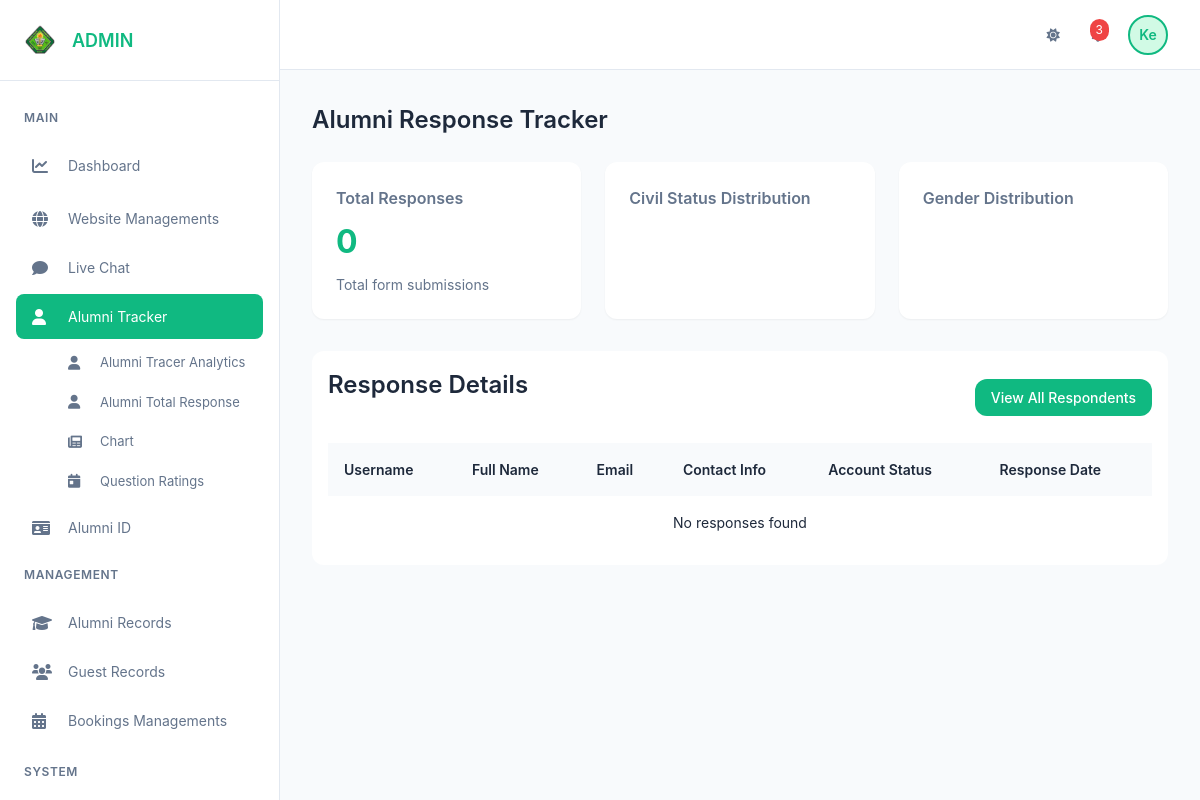
Page /Dashboard.php?section=Alumni-tracker (signed in) on the earlier database version.
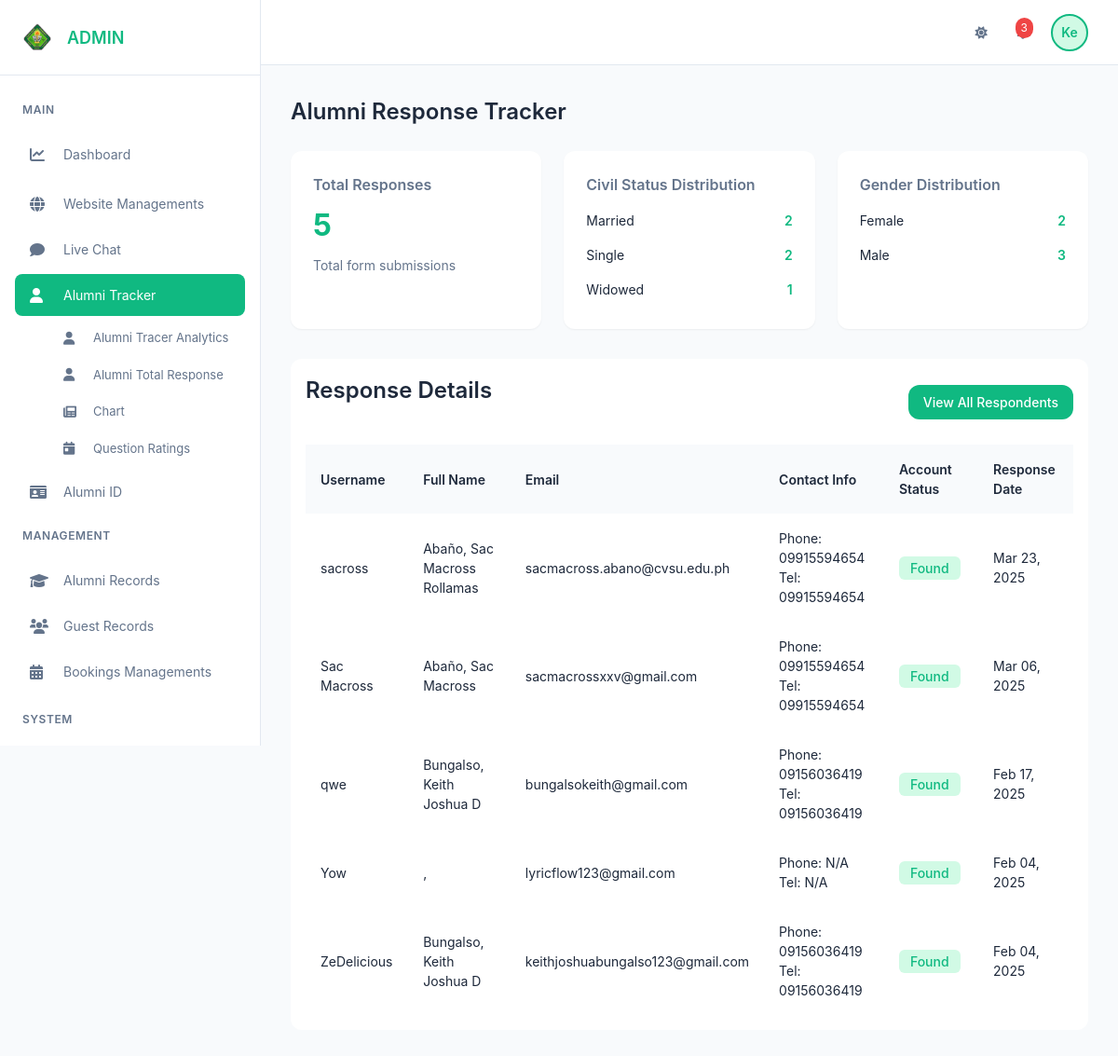
Same page on the later database version.
### tables this page shows
CREATE TABLE `personal_info` (
  `id` int(11) NOT NULL,
  `user_id` int(11) NOT NULL,
  `civil_status` varchar(20) DEFAULT NULL,
  `sex` varchar(10) DEFAULT NULL,
  `birthday` date DEFAULT NULL,
  `course` varchar(100) DEFAULT NULL,
  `campus` varchar(100) DEFAULT NULL,
  `residence` varchar(100) DEFAULT NULL,
  `created_at` timestamp NOT NULL DEFAULT current_timestamp()
);

CREATE TABLE `users` (
  `id` int(11) NOT NULL,
  `username` varchar(50) NOT NULL,
  `email` varchar(100) NOT NULL,
  `password` varchar(255) NOT NULL,
  `created_at` timestamp NOT NULL DEFAULT current_timestamp(),
  `first_login` tinyint(1) DEFAULT 1,
  `session_token` varchar(255) DEFAULT NULL,
  `two_factor_auth` tinyint(1) DEFAULT 0
);

CREATE TABLE `user` (
  `id` int(11) NOT NULL,
  `user_id` int(11) NOT NULL,
  `alumni_id_card_no` varchar(50) DEFAULT NULL,
  `first_name` varchar(100) DEFAULT NULL,
  `last_name` varchar(100) DEFAULT NULL,
  `middle_name` varchar(100) DEFAULT NULL,
  `position` varchar(100) DEFAULT NULL,
  `address` text DEFAULT NULL,
  `telephone` varchar(20) DEFAULT NULL,
  `phone_number` varchar(20) DEFAULT NULL,
  `second_address` text DEFAULT NULL,
  `accompanying_persons` text DEFAULT NULL,
  `user_status` varchar(50) DEFAULT NULL,
  `verified` tinyint(1) DEFAULT 0
);

### admin/alumni-tracer/alumni-tracker.php (the view, shortened to what this page needs)
<?php
require_once 'main_db.php';
$totalQuery = "SELECT COUNT(*) as total FROM personal_info";
$totalResult = $mysqli->query($totalQuery);
$totalRow = $totalResult->fetch_assoc();
$totalResponses = $totalRow['total'];
$civilStatusQuery = "SELECT
    COALESCE(civil_status, 'Not Specified') as civil_status,
    COUNT(*) as count
FROM personal_info
GROUP BY civil_status";
$civilStatusResult = $mysqli->query($civilStatusQuery);
$civilStatusData = [];
while($row = $civilStatusResult->fetch_assoc()) {
    $civilStatusData[] = $row;
}
$sexQuery = "SELECT
    COALESCE(sex, 'Not Specified') as sex,
    COUNT(*) as count
FROM personal_info
GROUP BY sex";
$sexResult = $mysqli->query($sexQuery);
$sexData = [];
while($row = $sexResult->fetch_assoc()) {
    $sexData[] = $row;
}
$userQuery = "SELECT
    pi.*,
    u.first_name,
    u.last_name,
    u.middle_name,
    u.position,
    u.address as user_address,
    u.telephone as user_telephone,
    u.phone_number,
    u.second_address,
    u.user_status,
    u.verified,
    us.email,
    us.username,
    us.created_at as account_created,
    'Yes' as has_responded,
    pi.created_at as response_date,
    CASE
        WHEN us.id IS NULL THEN 'No matching account'
        ELSE 'Found'
    END as user_record_status
FROM personal_info pi
LEFT JOIN users us ON pi.user_id = us.id
LEFT JOIN user u ON us.id = u.user_id
ORDER BY pi.created_at DESC";
$userResult = $mysqli->query($userQuery);
$userDetails = [];
while($row = $userResult->fetch_assoc()) {
    $userDetails[] = $row;
}
?>
<!DOCTYPE html>
<html lang="en">
<head>
</head>
<body>
    <div class="container">
        <h1 class="section-title">Alumni Response Tracker</h1>
        <div class="stats-grid">
            <div class="stats-card">
                <h3>Total Responses</h3>
                <div class="stats-number"><?php echo $totalResponses; ?></div>
                <p class="stats-label">Total form submissions</p>
            </div>
            <div class="stats-card">
                <h3>Civil Status Distribution</h3>
                <ul class="distribution-list">
                    <?php foreach($civilStatusData as $status): ?>
                    <li>
                        <span><?php echo ucfirst($status['civil_status']); ?></span>
                        <span><?php echo $status['count']; ?></span>
                    </li>
                    <?php endforeach; ?>
                </ul>
            </div>
            <div class="stats-card">
                <h3>Gender Distribution</h3>
                <ul class="distribution-list">
                    <?php foreach($sexData as $gender): ?>
                    <li>
                        <span><?php echo ucfirst($gender['sex']); ?></span>
                        <span><?php echo $gender['count']; ?></span>
                    </li>
                    <?php endforeach; ?>
                </ul>
            </div>
        </div>
        <div class="table-container">
        <div class="section-header">
            <h2 class="section-title">Response Details</h2>
            <a href="?section=all-response" class="view-all-btn">View All Respondents</a>
        </div>
            <table class="responses-table">
                <thead>
                    <tr>
                        <th>Username</th>
                        <th>Full Name</th>
                        <th>Email</th>
                        <th>Contact Info</th>
                        <th>Account Status</th>
                        <th>Response Date</th>
                    </tr>
                </thead>
                <tbody>
                    <?php if(empty($userDetails)): ?>
                    <tr>
                        <td colspan="9" style="text-align: center;">No responses found</td>
                    </tr>
                    <?php else: ?>
                        <?php foreach($userDetails as $user): ?>
                        <tr>
                            <td>
                                <?php
                                    if ($user['user_record_status'] === 'No matching account') {
                                        echo '<span class="no-match">No account (ID: ' . htmlspecialchars($user['user_id']) . ')</span>';
                                    } else {
                                        echo htmlspecialchars($user['username'] ?? 'N/A');
                                    }
                                ?>
                            </td>
                            <td>
                                <?php
                                    $firstName = $user['first_name'] ?? '';
                                    $middleName = $user['middle_name'] ?? '';
                                    $lastName = $user['last_name'] ?? '';
                                    $fullName = trim("$lastName, $firstName $middleName");
                                    echo htmlspecialchars($fullName ?: 'N/A');
                                ?>
                            </td>
                            <td><?php echo htmlspecialchars($user['email'] ?? 'N/A'); ?></td>
                            <td>
                                Phone: <?php echo htmlspecialchars($user['phone_number'] ?? 'N/A'); ?><br>
                                Tel: <?php echo htmlspecialchars($user['user_telephone'] ?? 'N/A'); ?>
                            </td>
                            <td>
                                <span class="badge <?php echo $user['user_record_status'] === 'Found' ? 'badge-success' : 'badge-warning'; ?>">
                                    <?php echo htmlspecialchars($user['user_record_status']); ?>
                                </span>
                            </td>
                            <td><?php echo $user['response_date'] ? date('M d, Y', strtotime($user['response_date'])) : 'N/A'; ?></td>
                        </tr>
                        <?php endforeach; ?>
                    <?php endif; ?>
                </tbody>
            </table>
        </div>
    </div>
</body>
</html>

### Dashboard.php (shortened to what this page needs)
<!DOCTYPE html>
<html lang="en">
<head>
    <link rel="stylesheet" href="https://cdnjs.cloudflare.com/ajax/libs/font-awesome/6.0.0/css/all.min.css">
</head>
<body>
    <div class="dashboard">
        <aside class="sidebar">
            <div class="logo">
                <img src="asset/images/res1.png" alt="CvSU Logo">
                <span>ADMIN</span>
            </div>
            <nav>
                <div class="nav-section">
                    <div class="nav-section-title">Main</div>
                    <a href="?section=Dashboard" class="nav-item <?php echo (!isset($_GET['section']) || $_GET['section'] == 'Dashboard') ? 'active' : ''; ?>">
                        <i class="fas fa-chart-line"></i>Dashboard
                    </a>
                </div>
                <div class="nav-section">
                    <a href="#" class="nav-item has-dropdown">
                        <i class="fas fa-globe"></i>Website Managements
                    </a>
                    <a href="?section=user-live-chat" class="nav-item <?php echo (isset($_GET['section']) && $_GET['section'] == 'user-live-chat') ? 'active' : ''; ?>">
                        <i class="fas fa-comment"></i>Live Chat
                    </a>
                    <a href="#" class="nav-item has-dropdown">
                        <i class="fas fa-user"></i>Alumni Tracker
                    </a>
                    <div class="dropdown">
                        <a href="?section=Alumni-analytics" class="dropdown-item">
                            <i class="fas fa-user"></i>Alumni Tracer Analytics
                        </a>
                        <a href="?section=Alumni-tracker" class="dropdown-item">
                            <i class="fas fa-user"></i>Alumni Total Response
                        </a>
                        <a href="?section=charts" class="dropdown-item">
                            <i class="fas fa-newspaper"></i>Chart
                        </a>
                        <a href="?section=questions" class="dropdown-item">
                            <i class="fas fa-calendar-day"></i>Question Ratings
                        </a>
                    </div>
                    <a href="#" class="nav-item has-dropdown">
                        <i class="fas fa-id-card"></i>Alumni ID
                    </a>
                    <div class="nav-section-title">Management</div>
                    <a href="#" class="nav-item has-dropdown">
                        <i class="fas fa-graduation-cap"></i>Alumni Records
                    </a>
                    <a href="#" class="nav-item has-dropdown">
                        <i class="fas fa-users"></i>Guest Records
                    </a>
                    <a href="#" class="nav-item has-dropdown">
                        <i class="fas fa-calendar-alt"></i>Bookings Managements
                    </a>
                </div>
                <div class="nav-section">
                    <div class="nav-section-title">System</div>
                    <a href="#" class="nav-item has-dropdown">
                    </a>
                </div>
            </nav>
        </aside>
        <header class="top-header">
            <div class="header-right">
                <button class="theme-toggle" aria-label="Toggle theme">
                    <i class="fas fa-sun"></i>
                </button>
                <div class="header-icon">
                    <span class="notification-badge">3</span>
                </div>
                <div class="profile-dropdown">
                    <div class="profile-img" onclick="toggleProfileMenu()">
                        <?php
                        $name = isset($_SESSION['name']) ? $_SESSION['name'] : 'Admin';
                        echo substr($name, 0, 2);
                        ?>
                    </div>
                </div>
            </div>
        </header>
        <main class="main-content">
            <?php
            $section = isset($_GET['section']) ? $_GET['section'] : 'dashboard';
            switch ($section) {
                case 'Alumni-tracker':
                    include 'admin/alumni-tracer/alumni-tracker.php';
                    break;
            }
            ?>
        </main>
    </div>
</body>
</html>

### Dashboard.php (style rules this page uses)
:root { --primary-color: #10b981; --primary-hover: #059669; --primary-light: #d1fae5; --secondary-color: #64748b; --success-color: #22c55e; --danger-color: #ef4444; --warning-color: #f59e0b; --text-primary: #1e293b; --text-secondary: #64748b; --bg-primary: #ffffff; --bg-secondary: #f8fafc; --sidebar-width: 280px; --header-height: 70px; --shadow-sm: 0 1px 2px 0 rgb(0 0 0 / 0.05); --shadow-md: 0 4px 6px -1px rgb(0 0 0 / 0.1); --shadow-lg: 0 10px 15px -3px rgb(0 0 0 / 0.1); --radius-sm: 0.375rem; --radius-md: 0.5rem; --radius-lg: 0.75rem; --transition: all 0.3s ease; }
* { margin: 0; padding: 0; box-sizing: border-box; font-family: 'Inter', -apple-system, BlinkMacSystemFont, sans-serif; }
html { height: 100%; overflow-x: hidden; }
body { background-color: var(--bg-secondary); color: var(--text-primary); font-size: 0.875rem; line-height: 1.5; min-height: 100%; overflow-x: hidden; }
.dashboard { display: flex; min-height: 100vh; position: relative; }
.sidebar { width: var(--sidebar-width); background: var(--bg-primary); border-right: 1px solid #e2e8f0; position: fixed; height: 100vh; display: flex; flex-direction: column; z-index: 1000; transition: var(--transition); overflow: hidden; }
.logo { padding: 1.5rem; display: flex; align-items: center; gap: 1rem; border-bottom: 1px solid #e2e8f0; font-weight: 600; font-size: 1.125rem; color: var(--primary-color); min-height: var(--header-height); }
.logo img { width: 32px; height: 32px; }
nav { flex: 1; overflow-y: auto; overflow-x: hidden; padding: 1rem 0; scrollbar-width: thin; scrollbar-color: var(--primary-light) transparent; -webkit-overflow-scrolling: touch; }
.nav-section { margin-bottom: 0.5rem; padding: 0 1rem; }
.nav-section-title { color: var(--text-secondary); font-size: 0.75rem; font-weight: 600; text-transform: uppercase; letter-spacing: 0.05em; padding: 0.75rem 0.5rem; }
.nav-item { display: flex; align-items: center; padding: 0.75rem 1rem; color: var(--text-secondary); text-decoration: none; border-radius: var(--radius-md); margin: 0.25rem 0; transition: var(--transition); cursor: pointer; user-select: none; }
.nav-item i { width: 1.5rem; font-size: 1rem; margin-right: 0.75rem; }
.nav-item.active { background-color: var(--primary-color); color: white; }
.dropdown { margin-left: 2.25rem; display: none; opacity: 0; transition: var(--transition); }
.dropdown.show { display: block; opacity: 1; animation: slideDown 0.3s ease forwards; }
.dropdown-item { display: flex; align-items: center; padding: 0.625rem 1rem; color: var(--text-secondary); text-decoration: none; border-radius: var(--radius-md); transition: var(--transition); font-size: 0.813rem; }
.dropdown-item i { width: 1.25rem; font-size: 0.875rem; margin-right: 0.75rem; }
.top-header { position: fixed; right: 0; top: 0; left: var(--sidebar-width); height: var(--header-height); background: var(--bg-primary); display: flex; align-items: center; justify-content: space-between; padding: 0 2rem; border-bottom: 1px solid #e2e8f0; z-index: 990; transition: var(--transition); }
.header-right { display: flex; align-items: center; gap: 1.5rem; }
.header-icon { position: relative; color: var(--text-secondary); cursor: pointer; transition: var(--transition); }
.notification-badge { position: absolute; top: -5px; right: -5px; background-color: var(--danger-color); color: white; font-size: 0.75rem; padding: 0.125rem 0.375rem; border-radius: 999px; }
.profile-img { width: 40px; height: 40px; border-radius: 50%; background-color: var(--primary-light); cursor: pointer; display: flex; align-items: center; justify-content: center; font-weight: 600; color: var(--primary-color); border: 2px solid var(--primary-color); }
.main-content { margin-left: var(--sidebar-width); padding: calc(var(--header-height) + 1rem) 1rem 1rem; min-height: 100vh; width: calc(100% - var(--sidebar-width)); transition: var(--transition); }
.theme-toggle { background: none; border: none; padding: 0.5rem; color: var(--text-secondary); cursor: pointer; border-radius: var(--radius-md); transition: var(--transition); }
.profile-dropdown { position: relative; }
.profile-img { cursor: pointer; }

Differences in the rows shown:
added personal_info: user.username "sacross", user.last_name+first_name+middle_name "Abaño, Sac Macross Rollamas", user.email "sacmacross.abano@cvsu.edu.ph", user.phone_number "09915594654", user.telephone "09915594654", user_record_status "Found", created_at "Mar 23, 2025"
added personal_info: user.username "Sac Macross", user.last_name+first_name+middle_name "Abaño, Sac Macross", user.email "sacmacrossxxv@gmail.com", user.phone_number "09915594654", user.telephone "09915594654", user_record_status "Found", created_at "Mar 06, 2025"
added personal_info: user.username "qwe", user.last_name+first_name+middle_name "Bungalso, Keith Joshua D", user.email "bungalsokeith@gmail.com", user.phone_number "09156036419", user.telephone "09156036419", user_record_status "Found", created_at "Feb 17, 2025"
added personal_info: user.username "Yow", fullName ",", user.email "lyricflow123@gmail.com", phone_number "N/A", user_telephone "N/A", user_record_status "Found", created_at "Feb 04, 2025"
added personal_info: user.username "ZeDelicious", user.last_name+first_name+middle_name "Bungalso, Keith Joshua D", user.email "keithjoshuabungalso123@gmail.com", user.phone_number "09156036419", user.telephone "09156036419", user_record_status "Found", created_at "Feb 04, 2025"
Other differences:
$totalResponses: "0" → "5"
new list line: "Married 2"
new list line: "Single 2"
new list line: "Widowed 1"
new list line: "Female 2"
new list line: "Male 3"
text no longer shown: "No responses found"
